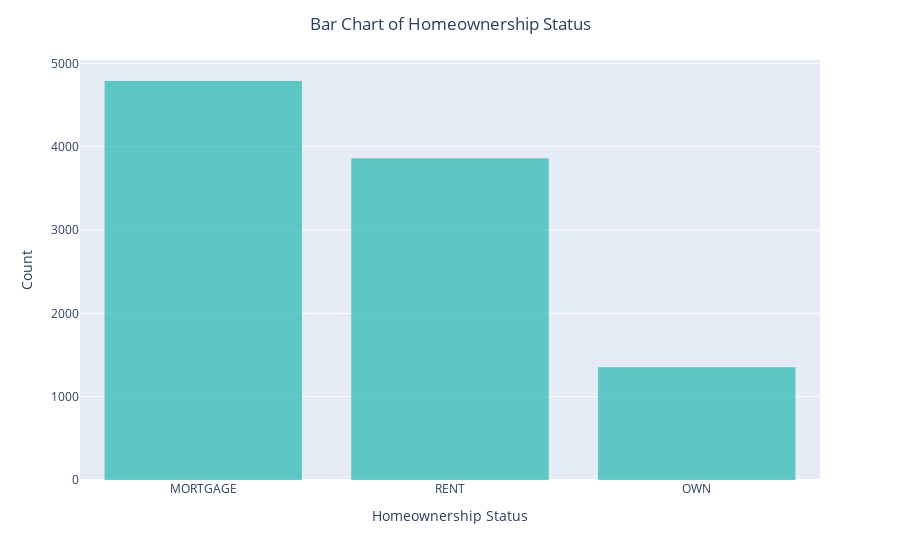

The cell this chart's notebook holds for it:
### Markdown cell above
**Q7** Can you figure out how to add x labels, y labels, and a title to this graph?

### Code cell
# Your code here
fig = px.bar(DF,
             x='homeownership',
             color_discrete_sequence=['lightseagreen'])


fig.update_layout(
    title='Bar Chart of Homeownership Status',  
    title_x=0.5, 
    xaxis_title="Homeownership Status",  
    yaxis_title="Count", 
)

fig.update_traces(dict(marker_line_width=0))
fig.show()

### Figure 1 — Plotly figure (JSON) as saved in the notebook; plotly's stock layout.template omitted (floating-point values rounded to 4 significant figures; data arrays with more than 128 entries replaced by an {"elided": "..."} marker saying what was removed)
{"data": [{"alignmentgroup": "True", "hovertemplate": "homeownership=%{x}<br>count=%{y}<extra></extra>", "legendgroup": "", "marker": {"color": "lightseagreen", "line": {"width": 0}, "pattern": {"shape": ""}}, "name": "", "offsetgroup": "", "orientation": "v", "showlegend": false, "textposition": "auto", "type": "bar", "x": {"elided": "10000 str values"}, "xaxis": "x", "y": {"elided": "10000 int values"}, "yaxis": "y"}], "layout": {"autosize": true, "barmode": "relative", "legend": {"tracegroupgap": 0}, "margin": {"t": 60}, "title": {"text": "Bar Chart of Homeownership Status", "x": 0.5}, "xaxis": {"anchor": "y", "autorange": true, "domain": [0, 1], "range": [-0.5, 2.5], "title": {"text": "Homeownership Status"}, "type": "category"}, "yaxis": {"anchor": "x", "autorange": true, "domain": [0, 1], "range": [0, 5041.0], "title": {"text": "Count"}, "type": "linear"}}}
